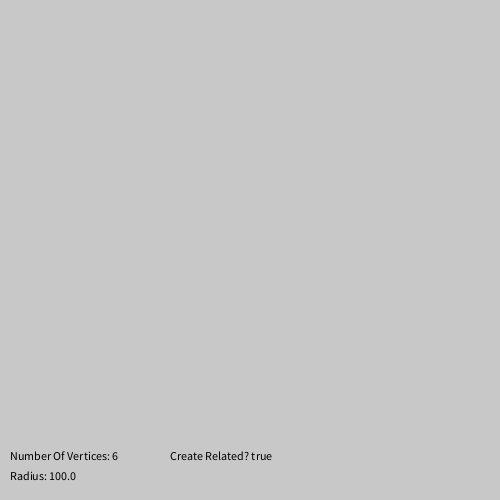
Frame 1 (no input)
Frame 60 (the mouse pressed at the canvas centre just before this capture): identical to frame 1, image omitted
Frame 120 (the mouse held since frame 60 and released just before this capture): identical to frame 1, image omitted

The Processing sketch that drew this single still picture (run headless with seeded random() and noise(); from frame 60 on, the mouse is pressed at the canvas centre):

// Processing sketch: GridBased
// ── GridBased.pde
ArrayList<SymmetricalShape> shapes = new ArrayList<SymmetricalShape>();

int numberOfVerts = 6;
float cR = 100;

boolean createRelated = true;

void setup(){
  size(500, 500);
  
}

void draw(){
  background(200);
  
  for (int i = 0; i < shapes.size(); i++) {
    SymmetricalShape shape = shapes.get(i);
    shape.display();
    shape.displayRelatedCentersThroughSides();
  }
  
  fill(0);
  text("Number Of Vertices: " + numberOfVerts, 10, height - 40);
  text("Radius: " + cR, 10, height - 20);
  
  text("Create Related? " + createRelated, 170,  height - 40);
  //text("Black Dot y = " + py, 170,  height - 20);
}


void keyReleased(){
  switch(key){
    case CODED:
      if(keyCode == UP && numberOfVerts < 8){
        numberOfVerts++;
      }
      if(keyCode == DOWN && numberOfVerts > 3){
        numberOfVerts--;
      }
      if(keyCode == LEFT && cR < width ){
        cR+=10;
      }
      if(keyCode == RIGHT && cR > 10){
        cR-=10;
      }
      break;
    case 'n':
      SymmetricalShape sS = new SymmetricalShape(numberOfVerts, cR, new PVector(width/2, height/2));
      shapes.add(sS);
      if(createRelated){
        PVector[] relatedPoints = sS.getRelatedCenterPoints();
        for(int i = 0; i < relatedPoints.length; i++){
          shapes.add(new SymmetricalShape(numberOfVerts, cR, relatedPoints[i]));
        }
      }
      break;
    case 'r':
      createRelated = !createRelated;
      break;
  } // endof key switch
  
}// end of keyReleased





void calculateGridPoints(){

  //ArrayList<PVector> centerPoints = new ArrayList<PVector>();
  //centerPoints.add( new PVector(width/2, height/2) );
  
  //SymmetricalShape sS = new SymmetricalShape(numberOfVerts, cR, centerPoint);
  
  //for( int i = 1; i <= sS.getPoints().length; i++ ){
    
  //  PVector newPoint = new PVector();
  //  if( (newPoint.x > 0-cR || newPoint.x < width+cR) && (newPoint.y > 0-cR || newPoint.y < height+cR) ){
  //  }
  //}
}

// ── SymmetricalShape.pde
class SymmetricalShape{

  PShape shape;
  float cR = 100; // circle Radius
  float midSideR; // radius of a circle subscribed through the midside points
  
  int numberOfVerts = 6;
  
  
  PVector[] points;
  PVector[] relatedCentersThroughSides;
  
  color[] relatedCenterColors;
  
  SymmetricalShape(int numOfVert, float circleR, PVector centerPoint){
    numberOfVerts = numOfVert;
    cR = circleR;
        
    float radianStep = TWO_PI/numberOfVerts;
    
    midSideR = cos(radianStep/2)*(cR);
    points = new PVector[numberOfVerts+1];
    relatedCentersThroughSides = new PVector[numberOfVerts];
    relatedCenterColors = new color[numberOfVerts];
    
    //make a shape
    shape = createShape();
    shape.beginShape();
    for(int i = 0; i <= numberOfVerts; i++){
      float pointX = centerPoint.x + (cos(radianStep*i) * cR);
      float pointY = centerPoint.y + (sin(radianStep*i) * cR);
      points[i] = new PVector( pointX, pointY );
      shape.vertex( pointX, pointY );
    }

    shape.endShape();
    shape.setFill(color(255, 255, 255, 1));
    shape.setStroke(color(random(255), random(255), random(255)));
    
    //calculate the centerpoints through the midpoints of sides
    for( int i = 0; i < numberOfVerts; i++){
      float pointX = centerPoint.x + (cos(radianStep*i-(PI/numberOfVerts)) * midSideR * 2);
      float pointY = centerPoint.y + (sin(radianStep*i-(PI/numberOfVerts)) * midSideR * 2);
      relatedCentersThroughSides[i] = new PVector( pointX, pointY );
      relatedCenterColors[i] = color(random(255), random(255), random(255));
    }
  }
  
  PVector[] getPoints(){
    return points;
  }
  
  void display(){
    shape(shape, 0, 0);
  }
  
  PVector[] getRelatedCenterPoints(){
    return relatedCentersThroughSides;
  }
  
  void displayRelatedCentersThroughSides(){
    for(int i = 0; i < relatedCentersThroughSides.length; i++){
      stroke(color(255, 255, 255, 1));
      fill(relatedCenterColors[i]);
      ellipse(relatedCentersThroughSides[i].x, relatedCentersThroughSides[i].y, 5, 5);
      noFill();
    }
  }

}
